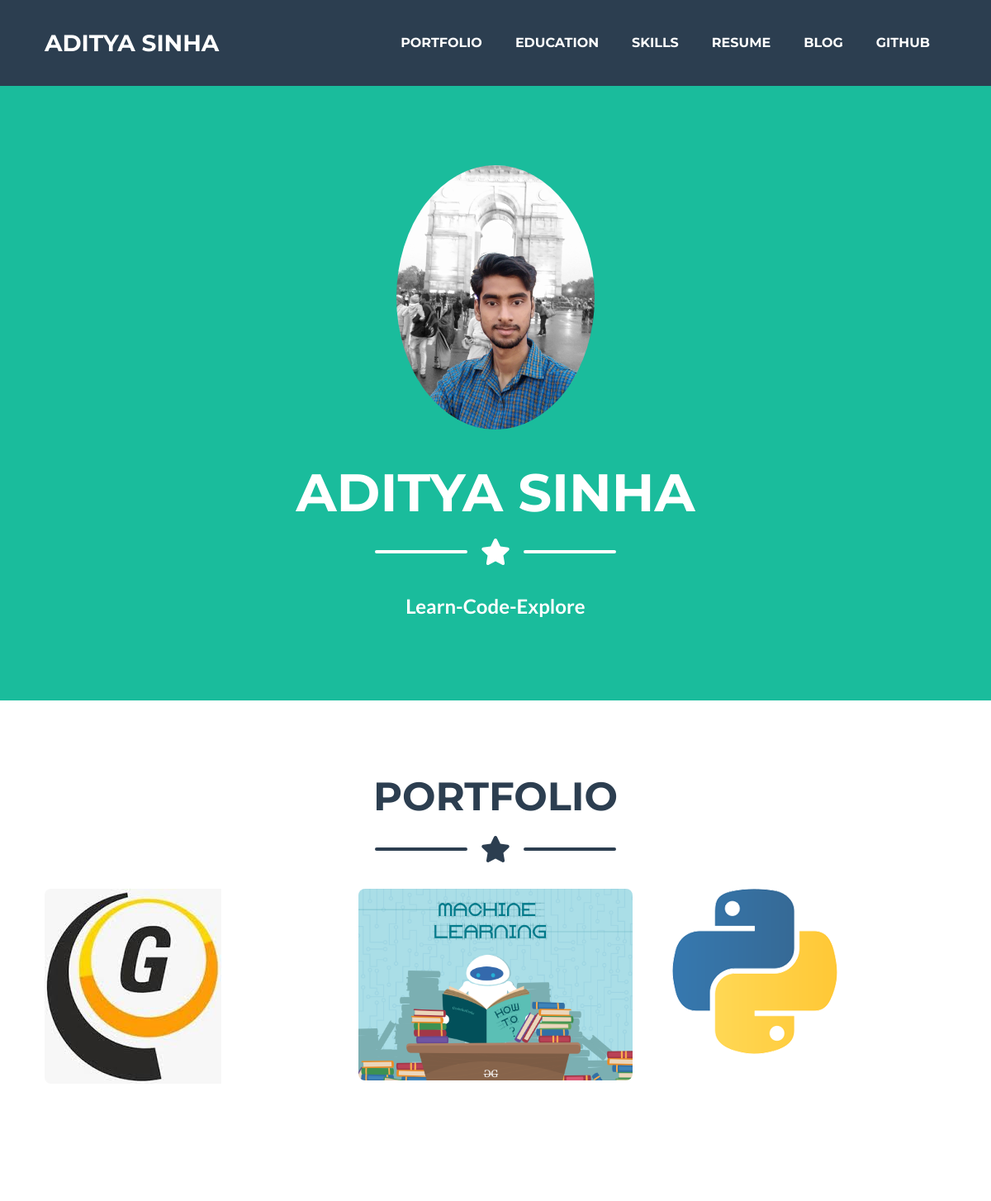
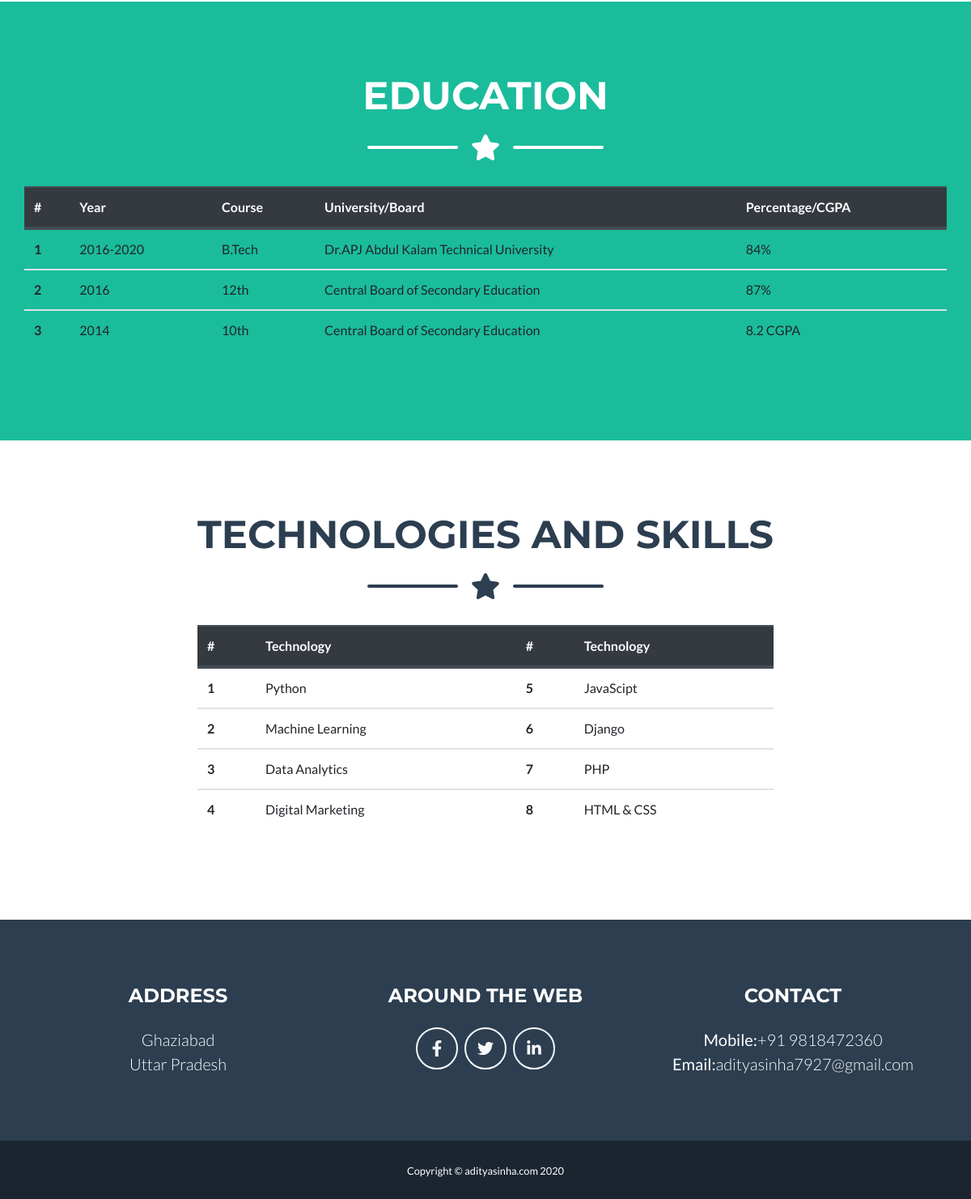
The page / on the database its author committed (2 pictures, top to bottom).
### portfolio/models.py (models this page shows, shortened)
class Project(models.Model):
    title = models.CharField(max_length=100)
    description = models.CharField(max_length=250)
    image = models.ImageField(upload_to="portfolio/images")
    url = models.URLField(blank=True)

### portfolio/views.py (the view)
# urls.py: 2. Add a URL to urlpatterns:  path('', views.home, name='home')
def home(request):
    projects = Project.objects.all()
    return render(request, 'portfolio/home.html', {'projects':projects})

### portfolio/templates/portfolio/home.html (shortened to what this page needs)
{% extends 'portfolio/page/index.html'  %}
{% load static %}
{% block image %}
<img class='rounded-circle masthead-avatar mb-5'  src= "{% static 'portfolio/aditya.jpg' %}" alt="" />
{% endblock %}
{% block name %}
{{'Aditya Sinha'}}
{% endblock %}
{% block name1 %}
{{'Aditya Sinha'}}
{% endblock %}
{% block skills %}
{{ 'Learn-Code-Explore' }}
{%  endblock %}
{% block resume %}
 {% static 'portfolio/aditya_resume_online.pdf' %}
{% endblock %}
{% block blog %}
{{ 'http://www.howto-solution.com' }}
{% endblock %}
{% block github %}
{{ 'https://github.com/adityasinha15/' }}
{% endblock %}
{% block education %}
    {% block graduation %}
        {% block graduationYear %}
            {{'2016-2020'}}
        {% endblock %}
        {% block graduationCourse %}
            {{"B.Tech "}}
        {% endblock %}
        {% block graduationUniversity%}
            {{'Dr.APJ Abdul Kalam Technical University'}}
        {% endblock %}
        {% block graduationPer %}
            {{'84%'}}
        {% endblock%}
    {% endblock %}
    {% block 12th %}
        {% block 12Year %}
            {{'2016'}}
        {% endblock %}
        {% block 12Course %}
            {{"12th "}}
        {% endblock %}
        {% block 12University%}
            {{'Central Board of Secondary Education'}}
        {% endblock %}
        {% block 12Per %}
            {{'87%'}}
        {% endblock%}
    {% endblock %}
    {% block 10th %}
        {% block 10Year %}
            {{'2014'}}
        {% endblock %}
        {% block 10Course %}
            {{"10th "}}
        {% endblock %}
        {% block 10University%}
            {{'Central Board of Secondary Education'}}
        {% endblock %}
        {% block 10Per %}
            {{'8.2 CGPA'}}
        {% endblock%}
    {% endblock %}
{% endblock %}
{% block skill %}
    {% block skill1 %}
        {{' Python '}}
    {% endblock %}
     {% block skill2 %}
        {{' Machine Learning'}}
    {% endblock %}
    {%  block skill3 %}
        {{' Data Analytics '}}
    {% endblock %}
    {%  block skill4 %}
        {{' Digital Marketing '}}
    {% endblock %}
    {% block skill5 %}
        {{' JavaScipt '}}
    {% endblock %}
     {%  block skill6 %}
        {{' Django'}}
    {% endblock %}
    {% block skill7 %}
        {{' PHP'}}
    {% endblock %}
    {%  block skill8 %}
        {{' HTML & CSS'}}
    {% endblock %}
{% endblock %}
{% block p %}
    {% for project in projects %}
        <div class="col-md-6 col-lg-4 mb-5">
            <div class="portfolio-item mx-auto" data-toggle="modal" data-target="#{{project.title}}">
                <img class="img-fluid" src="{{project.image.url}} " alt="" />
            </div>
        </div>
    {% endfor %}
{% endblock %}

### portfolio/templates/portfolio/page/index.html (shortened to what this page needs)
<!DOCTYPE html>
{% load static %}
<html lang="en">
    <head>
        <link href="{% static 'css/styles.css' %}" rel="stylesheet" />
    </head>
    <body id="page-top">
        <nav class="navbar navbar-expand-lg bg-secondary text-uppercase fixed-top" id="mainNav">
            <div class="container">
                <a class="navbar-brand js-scroll-trigger" href="#page-top">{%  block name1 %}{% endblock %}</a>
                <div class="collapse navbar-collapse" id="navbarResponsive">
                    <ul class="navbar-nav ml-auto">
                        <li class="nav-item mx-0 mx-lg-1"><a class="nav-link py-3 px-0 px-lg-3 rounded js-scroll-trigger" href="#portfolio">Portfolio</a></li>
                        <li class="nav-item mx-0 mx-lg-1"><a class="nav-link py-3 px-0 px-lg-3 rounded js-scroll-trigger" href="#about">Education</a></li>
                        <li class="nav-item mx-0 mx-lg-1"><a class="nav-link py-3 px-0 px-lg-3 rounded js-scroll-trigger" href="#contact">Skills</a></li>
                        <li class="nav-item mx-0 mx-lg-1"><a class="nav-link py-3 px-0 px-lg-3 rounded js-scroll-trigger" href="{% block resume%}{%endblock%}">Resume</a></li>
                         <li class="nav-item mx-0 mx-lg-1"><a class="nav-link py-3 px-0 px-lg-3 rounded js-scroll-trigger" href="{% block blog %}{% endblock %}">Blog</a></li>
                        <li class="nav-item mx-0 mx-lg-1"><a class="nav-link py-3 px-0 px-lg-3 rounded js-scroll-trigger" href="{% block github %}{% endblock %}">GitHub</a></li>
                    </ul>
                </div>
            </div>
        </nav>
        <header class="masthead bg-primary text-white text-center">
            <div class="container d-flex align-items-center flex-column">
                {% block image %}{% endblock %}
                <h1 class="masthead-heading text-uppercase mb-0">{% block name %}{% endblock %}</h1>
                <div class="divider-custom divider-light">
                    <div class="divider-custom-line"></div>
                    <div class="divider-custom-icon"><i class="fas fa-star"></i></div>
                    <div class="divider-custom-line"></div>
                </div>
                <p class="masthead-subheading font-weight-bold mb-0">{% block skills%} {% endblock %}</p>
            </div>
        </header>
        <section class="page-section portfolio" id="portfolio">
            <div class="container">
                <h2 class="page-section-heading text-center text-uppercase text-secondary mb-0">Portfolio</h2>
                <div class="divider-custom">
                    <div class="divider-custom-line"></div>
                    <div class="divider-custom-icon"><i class="fas fa-star"></i></div>
                    <div class="divider-custom-line"></div>
                </div>
                <div class="row">
                            {% block p %}{% endblock %}
                </div>
            </div>
        </section>
        <section class="page-section bg-primary text-white mb-0" id="about">
            <div class="container">
                <h2 class="page-section-heading text-center text-uppercase text-white">Education</h2>
                <div class="divider-custom divider-light">
                    <div class="divider-custom-line"></div>
                    <div class="divider-custom-icon"><i class="fas fa-star"></i></div>
                    <div class="divider-custom-line"></div>
                </div>
                <div class="row">
                   <table class="table">
  <thead class="thead-dark">
    <tr>
      <th scope="col">#</th>
      <th scope="col">Year</th>
      <th scope="col">Course</th>
      <th scope="col">University/Board</th>
        <th scope="col">Percentage/CGPA</th>
    </tr>
  </thead>
  <tbody>
    <tr>
      <th scope="row">1</th>
      <td>{% block graduationYear %}{% endblock %}</td>
      <td>{% block graduationCourse %}{% endblock %}</td>
      <td>{% block graduationUniversity %}{% endblock %}</td>
        <td>{% block graduationPer %}{% endblock %}</td>
    </tr>
    <tr>
      <th scope="row">2</th>
      <td>{% block 12Year %}{% endblock %}</td>
      <td>{% block 12Course %}{% endblock %}</td>
      <td>{% block 12University %}{% endblock %}</td>
        <td>{% block 12Per %}{% endblock %}</td>
    </tr>
    <tr>
      <th scope="row">3</th>
      <td>{% block 10Year %}{% endblock %}</td>
      <td>{% block 10Course %}{% endblock %}</td>
      <td>{% block 10University %}{% endblock %}</td>
        <td>{% block 10Per %}{% endblock %}</td>
    </tr>
  </tbody>
</table>
    </div>
            </div>
        </section>
        <section class="page-section" id="contact">
            <div class="container">
                <h2 class="page-section-heading text-center text-uppercase text-secondary mb-0">Technologies and Skills</h2>
                <div class="divider-custom">
                    <div class="divider-custom-line"></div>
                    <div class="divider-custom-icon"><i class="fas fa-star"></i></div>
                    <div class="divider-custom-line"></div>
                </div>
                <div class="row">
                    <div class="col-lg-8 mx-auto">
                       <table class="table">
  <thead class="thead-dark">
    <tr>
      <th scope="col">#</th>
      <th scope="col">Technology</th>
      <th scope="col">#</th>
      <th scope="col">Technology</th>
    </tr>
  </thead>
  <tbody>
    <tr>
      <th scope="row">1</th>
      <td>{% block skill1 %}{% endblock %}</td>
      <th scope="row">5</th>
      <td>{% block skill5 %}{% endblock %}</td>
    </tr>
    <tr>
      <th scope="row">2</th>
      <td>{% block skill2 %}{% endblock %}</td>
      <th scope="row">6</th>
      <td>{% block skill6 %}{% endblock %}</td>
    </tr>
    <tr>
      <th scope="row">3</th>
      <td>{% block skill3 %}{% endblock %}</td>
      <th scope="row">7</th>
      <td>{% block skill7 %}{% endblock %}</td>
    </tr>
    <tr>
      <th scope="row">4</th>
      <td>{% block skill4 %}{% endblock %}</td>
      <th scope="row">8</th>
      <td>{% block skill8 %}{% endblock %}</td>
    </tr>
  </tbody>
</table>
                    </div>
                </div>
            </div>
        </section>
        <footer class="footer text-center">
            <div class="container">
                <div class="row">
                    <div class="col-lg-4 mb-5 mb-lg-0">
                        <h4 class="text-uppercase mb-4">Address</h4>
                        <p class="lead mb-0">Ghaziabad<br />Uttar Pradesh</p>
                    </div>
                    <div class="col-lg-4 mb-5 mb-lg-0">
                        <h4 class="text-uppercase mb-4">Around the Web</h4>
                        <a class="btn btn-outline-light btn-social mx-1" href="https://www.facebook.com/aditya.sinha.984349"><i class="fab fa-fw fa-facebook-f"></i></a><a class="btn btn-outline-light btn-social mx-1" href="https://twitter.com/aditya_sinha15"><i class="fab fa-fw fa-twitter"></i></a><a class="btn btn-outline-light btn-social mx-1" href="https://www.linkedin.com/in/aditya-sinha-066507148/"><i class="fab fa-fw fa-linkedin-in"></i></a>
                    </div>
                    <div class="col-lg-4">
                        <h4 class="text-uppercase mb-4">Contact</h4>
                        <p class="lead mb-0"><b>Mobile:</b>+91 9818472360</p>
                        <p class="lead mb-0"><b>Email:</b>adityasinha7927@gmail.com</p>
                    </div>
                </div>
            </div>
        </footer>
        <section class="copyright py-4 text-center text-white">
            <div class="container"><small>Copyright © adityasinha.com 2020</small></div>
        </section>
    </body>
</html>

### rows shown on the page
Project: image (picture)
Project: image (picture)
Project: image (picture), title "Django"

### other values the page prints
{{ 'Aditya Sinha' }} "ADITYA SINHA"
{{ 'Learn-Code-Explore' }} "Learn-Code-Explore"
{{ '2016-2020' }} "2016-2020"
{{ "B.Tech " }} "B.Tech"
{{ 'Dr.APJ Abdul Kalam Technical University' }} "Dr.APJ Abdul Kalam Technical University"
{{ '84%' }} "84%"
{{ '2016' }} "2016"
{{ "12th " }} "12th"
{{ 'Central Board of Secondary Education' }} "Central Board of Secondary Education"
{{ '87%' }} "87%"
{{ '2014' }} "2014"
{{ "10th " }} "10th"
{{ '8.2 CGPA' }} "8.2 CGPA"
{{ ' Python ' }} "Python"
{{ ' JavaScipt ' }} "JavaScipt"
